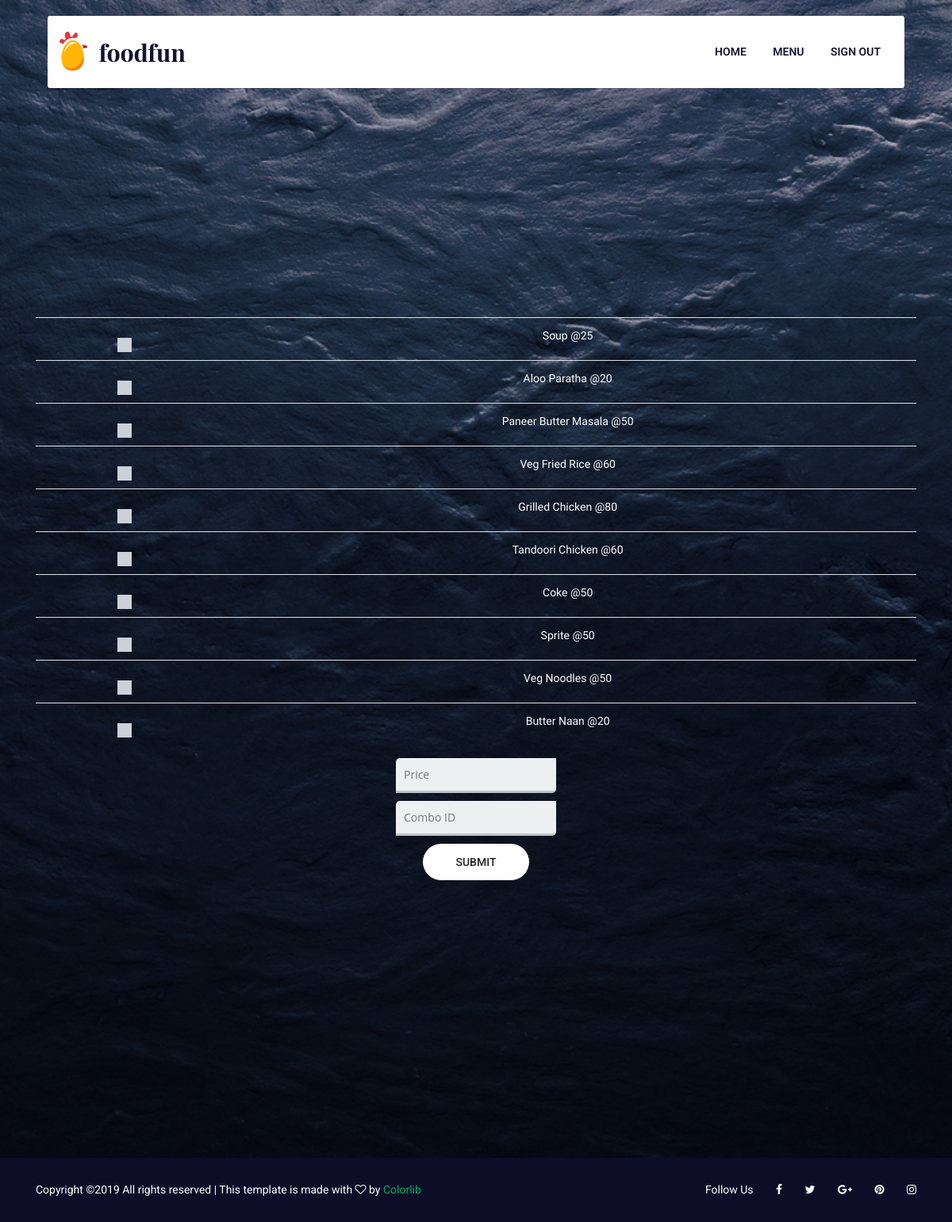
Page /addfoodcombos/admin1 on the committed database.
### tables this page shows
CREATE TABLE "Menu" (
	`item_id`	TEXT,
	`food`	TEXT NOT NULL,
	`admin_id`	TEXT,
	`price`	INTEGER NOT NULL,
	FOREIGN KEY(`admin_id`) REFERENCES `Admin`(`admin_id`),
	PRIMARY KEY(`item_id`)
);

### cas.py (the view)
@app.route('/addfoodcombos/<admin_id>')
def addfoodcombos(admin_id):
    con = sqlite3.connect('Database/Canteen.db')
    cur = con.cursor()
    query = 'select item_id, food, price from Menu where admin_id = ?;'
    try:
        cur.execute(query, (admin_id, ))
    except Exception as e:
        print(e)
        cur.close()
        return json.dumps("failed")#render_template()
    items = cur.fetchall()
    print(items)
    return render_template('addfoodcombos.html', result=items, admin_id=admin_id)

### templates/addfoodcombos.html (shortened to what this page needs)
<!DOCTYPE html>
<html lang="en">
<head>
    <link rel="stylesheet" href="{{ url_for('static', filename='assets/css/animate-3.7.0.css') }}">
    <link rel="stylesheet" href="{{ url_for('static', filename='assets/css/font-awesome-4.7.0.min.css') }}">
    <link rel="stylesheet" href="{{ url_for('static', filename='assets/css/bootstrap-4.1.3.min.css') }}">
    <link rel="stylesheet" href="{{ url_for('static', filename='assets/css/owl-carousel.min.css') }}">
    <link rel="stylesheet" href="{{ url_for('static', filename='assets/css/jquery.datetimepicker.min.css') }}">
    <link rel="stylesheet" href="{{ url_for('static', filename='assets/css/style.css') }}">
    <link rel="stylesheet" href="{{ url_for('static', filename='assets/css/button.css') }}">
    <link rel="stylesheet" href="{{ url_for('static', filename='assets/css/checkbox.css') }}">
</head>
<body>
	<header class="header-area">
        <div class="container">
            <div class="row">
                <div class="col-lg-2">
                    <div class="logo-area">
                        <a href="index.html"><img src="{{ url_for('static', filename='assets/images/logo/logo.png') }}" alt="logo"></a>
                    </div>
                </div>
                <div class="col-lg-10">
                    <div class="main-menu">
                        <ul>
                            <li class="active"><a href="#">home</a></li>
                            <li><a href="#">Menu</a></li>
                            <li><a href="http://localhost:5000">Sign Out</a></li>
                        </ul>
                    </div>
                </div>
            </div>
        </div>
    </header>
    <section class="banner-area text-center">
        <div class="container">
            <div class="row">
                <div class="col-lg-12">
                    <form action="http://localhost:5000/add_combos" method="POST">
                        <table class="table">
                        {% for values in result %}
                        <tr>
                        <td><input class="option-input checkbox" type='checkbox' name="{{ values[0] }}" value='{{ values[0] }}' /></td>
                        <td><label class="labels">{{ values[1] }} @{{ values[2] }}</label></td>
                    </tr>
                        {% endfor %}
                        </table>
                        <input class="input" type='number' name='price' placeholder="Price" /><br>
                        <input class="input" type='text' name='combo_id' placeholder="Combo ID" /><br>
                        <input type="submit" value='Submit' class="primary-btn text-uppercase" />
                    </form>
                </div>
            </div>
        </div>
    </section>
    <footer class="footer-area">
        <div class="footer-copyright">
            <div class="container">
                <div class="row">
                    <div class="col-lg-7 col-md-6">
                        <span>
Copyright &copy;<script>document.write(new Date().getFullYear());</script> All rights reserved | This template is made with <i class="fa fa-heart-o" aria-hidden="true"></i> by <a href="https://colorlib.com" target="_blank">Colorlib</a>
</span>
                    </div>
                    <div class="col-lg-5 col-md-6">
                        <div class="social-icons">
                            <ul>
                                <li class="no-margin">Follow Us</li>
                                <li><a href="#"><i class="fa fa-facebook"></i></a></li>
                                <li><a href="#"><i class="fa fa-twitter"></i></a></li>
                                <li><a href="#"><i class="fa fa-google-plus"></i></a></li>
                                <li><a href="#"><i class="fa fa-pinterest"></i></a></li>
                                <li><a href="#"><i class="fa fa-instagram"></i></a></li>
                            </ul>
                        </div>
                    </div>
                </div>
            </div>
        </div>
    </footer>
</body>
</html>

### static/assets/css/style.css (style rules this page uses)
body { color:#777;font-family:"Roboto",sans-serif;font-size:14px;font-weight:400 }
ul { margin:0;padding:0;list-style:none }
.main-menu ul { float:right }
.main-menu ul li { display:inline;position:relative }
.main-menu ul li a { color:#131230;font-family:"Roboto",sans-serif;text-transform:uppercase;font-size:14px;font-weight:600;display:inline-block;padding:15px }
.header-area { padding:20px 0;background:#fff;position:absolute;top:20px;left:50%;width:80%;z-index:1;-webkit-transform:translate(-50%, 0);-moz-transform:translate(-50%, 0);-ms-transform:translate(-50%, 0);-o-transform:translate(-50%, 0);transform:translate(-50%, 0);-webkit-border-radius:3px;-moz-border-radius:3px;-ms-border-radius:3px;-o-border-radius:3px;border-radius:3px }
@media (min-width: 1200px) and (max-width: 1440px) { .header-area { width:90% } }
.banner-area { padding:400px 0 350px;background-color:#b0b0b0;background-image:url("../images/banner-bg.jpg");background-repeat:no-repeat;background-position:center;background-size:cover;position:relative }
.footer-copyright { padding:30px 0;background:#0d0d27;color:#fff }
.footer-copyright ul { float:right }
.footer-copyright ul li { display:inline;margin-left:25px }
.footer-copyright ul li i { display:inline-block;color:#fff;-webkit-transition:.3s;-moz-transition:.3s;-o-transition:.3s;transition:.3s }

### static/assets/css/button.css (style rules this page uses)
a, a:visited { text-decoration: none; color: #00AE68; }

### static/assets/css/checkbox.css (style rules this page uses)
* { font-family: 'Roboto', sans-serif; }
.option-input { -webkit-appearance: none; -moz-appearance: none; -ms-appearance: none; -o-appearance: none; appearance: none; position: relative; top: 13.33333px; right: 0; bottom: 0; left: 0; height: 18px; width: 18px; transition: all 0.15s ease-out 0s; background: #cbd1d8; border: none; color: #fff; cursor: pointer; display: inline-block; margin-right: 0.5rem; outline: none; position: relative; z-index: 1000; }
label { display: block; }

### templates/addfoodcombos.html (style rules this page uses)
.labels { font-family: 'Work Sans', sans-serif; color: #FFFFFF; }
table { padding: 6px; }
.primary-btn { background: #fff; border: 1px solid transparent; color: #222; padding-left: 40px; padding-right: 40px; border-radius: 50px; line-height: 42px; display: inline-block; font-weight: 500; transition: all 0.3s ease 0s; position: relative; }
.input { background: #ecf0f1; padding: 10px; font-family: "Open Sans"; color: #7f8c8d; border-style: solid; border-width: 0; border-bottom-width: 3px; border-color: #bdc3c7; margin-bottom: 10px; outline: none; border-radius: 5px 0px 5px 0px; -webkit-transition: 0.1s ease-in-out; }

### rows in the picture
Menu: food "Soup", price "25"
Menu: food "Aloo Paratha", price "20"
Menu: food "Paneer Butter Masala", price "50"
Menu: food "Veg Fried Rice", price "60"
Menu: food "Grilled Chicken", price "80"
Menu: food "Tandoori Chicken", price "60"
Menu: food "Coke", price "50"
Menu: food "Sprite", price "50"
Menu: food "Veg Noodles", price "50"
Menu: food "Butter Naan", price "20"
